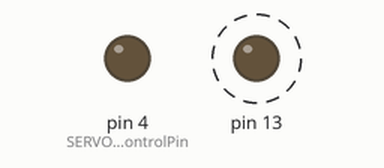
Recording of a sketch running on a simulated Arduino Mega 2560, built with avr-gcc and run on an emulated ATmega2560. On the bench: output pins drawn as LEDs (lit = HIGH). Dashed ring = blinking. What the sketch prints to the serial monitor is not drawn.

Above: at 1.4 s.
Timing chart, 0 to 4.0 s (numbered marks = the images above):
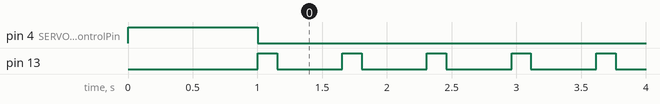

Measured:
- by itself, pin 4 (SERVO_ControlPin): HIGH → LOW at 1.0 s
- by itself, pin 13: alternates HIGH for 0.15 s and LOW for 0.50 s

The sketch:

Ping_Test.ino
```cpp
/*
J.Teda 21/04/2013

This is a smiple ping test to see if your Half to full duplex circuit is working using the LED on pin 13
LED ON = Dynamixel PING successful
LED OFF = Dynamixel PING fail

You well need to make a half duplex to full duplex circuit to run this sketch. ( http://support.robotis.com/en/product/dynamixel/dxl_mx_main.htm )
Robotis e-Manual ( http://support.robotis.com )

*/

#include <Dynamixel_Serial.h>       // Library needed to control Dynamixal servo

#define SERVO_ID 0x05               // ID of Dynamixel (0x01 is default)
#define SERVO_ControlPin 4       // Control pin of buffer chip ( 74LS241N )
#define SERVO_SET_Baudrate 1000000    // Baud rate speed which the Dynamixel will be set too (57600 is default)
#define LED13 0x0D                  // Pin for Visual indication when ping test is successful - pin 13 normal has a built in LED on Arduino UNO


void setup(){

  pinMode(4, OUTPUT);
  digitalWrite(4, 1);
  pinMode(LED13, OUTPUT);
  digitalWrite(LED13, LOW);

  delay(1000);                                               // Give time for Dynamixel to start on power-up

  Dynamixel.begin(Serial1, 1000000);                       // Set up Arduino to communicate to Dynamixel
  Dynamixel.setDirectionPin(SERVO_ControlPin);               // Optional. Set direction control pin
  Serial.begin(57600);
}


void loop() {
  Dynamixel.ledState(SERVO_ID, 1);
  delay(1);
  digitalWrite(LED13, HIGH);
  if (Dynamixel.ping(SERVO_ID) == SERVO_ID){
    Serial.println("OK");
  }else{
    Serial.println("NOT OK");
  }

  delay(100);
  digitalWrite(LED13, LOW);
  Dynamixel.ledState(SERVO_ID, 0);

  delay(500);  // Delay 0.5 Sec
}
```
